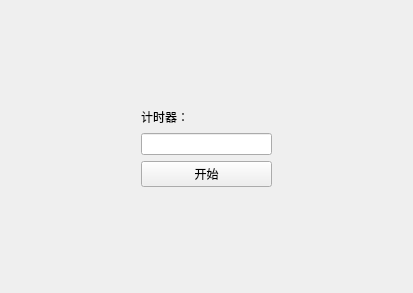
<?xml version="1.0" encoding="UTF-8"?>
<ui version="4.0">
 <class>UDPServerClass</class>
 <widget class="QWidget" name="UDPServerClass">
  <property name="geometry">
   <rect>
    <x>0</x>
    <y>0</y>
    <width>413</width>
    <height>293</height>
   </rect>
  </property>
  <property name="windowTitle">
   <string>UDPServer</string>
  </property>
  <layout class="QGridLayout" name="gridLayout">
   <item row="1" column="2">
    <spacer name="horizontalSpacer_2">
     <property name="orientation">
      <enum>Qt::Horizontal</enum>
     </property>
     <property name="sizeHint" stdset="0">
      <size>
       <width>40</width>
       <height>20</height>
      </size>
     </property>
    </spacer>
   </item>
   <item row="1" column="0">
    <spacer name="horizontalSpacer">
     <property name="orientation">
      <enum>Qt::Horizontal</enum>
     </property>
     <property name="sizeHint" stdset="0">
      <size>
       <width>40</width>
       <height>20</height>
      </size>
     </property>
    </spacer>
   </item>
   <item row="0" column="1">
    <spacer name="verticalSpacer">
     <property name="orientation">
      <enum>Qt::Vertical</enum>
     </property>
     <property name="sizeHint" stdset="0">
      <size>
       <width>20</width>
       <height>40</height>
      </size>
     </property>
    </spacer>
   </item>
   <item row="2" column="1">
    <spacer name="verticalSpacer_2">
     <property name="orientation">
      <enum>Qt::Vertical</enum>
     </property>
     <property name="sizeHint" stdset="0">
      <size>
       <width>20</width>
       <height>40</height>
      </size>
     </property>
    </spacer>
   </item>
   <item row="1" column="1">
    <layout class="QVBoxLayout" name="verticalLayout">
     <item>
      <widget class="QLabel" name="label">
       <property name="minimumSize">
        <size>
         <width>0</width>
         <height>20</height>
        </size>
       </property>
       <property name="maximumSize">
        <size>
         <width>16777215</width>
         <height>20</height>
        </size>
       </property>
       <property name="text">
        <string>计时器：</string>
       </property>
      </widget>
     </item>
     <item>
      <widget class="QLineEdit" name="lineEdit">
       <property name="minimumSize">
        <size>
         <width>0</width>
         <height>0</height>
        </size>
       </property>
      </widget>
     </item>
     <item>
      <widget class="QPushButton" name="pushButton">
       <property name="text">
        <string>开始</string>
       </property>
      </widget>
     </item>
    </layout>
   </item>
  </layout>
 </widget>
 <layoutdefault spacing="6" margin="11"/>
 <resources>
  <include location="UDPServer.qrc"/>
 </resources>
 <connections/>
</ui>
